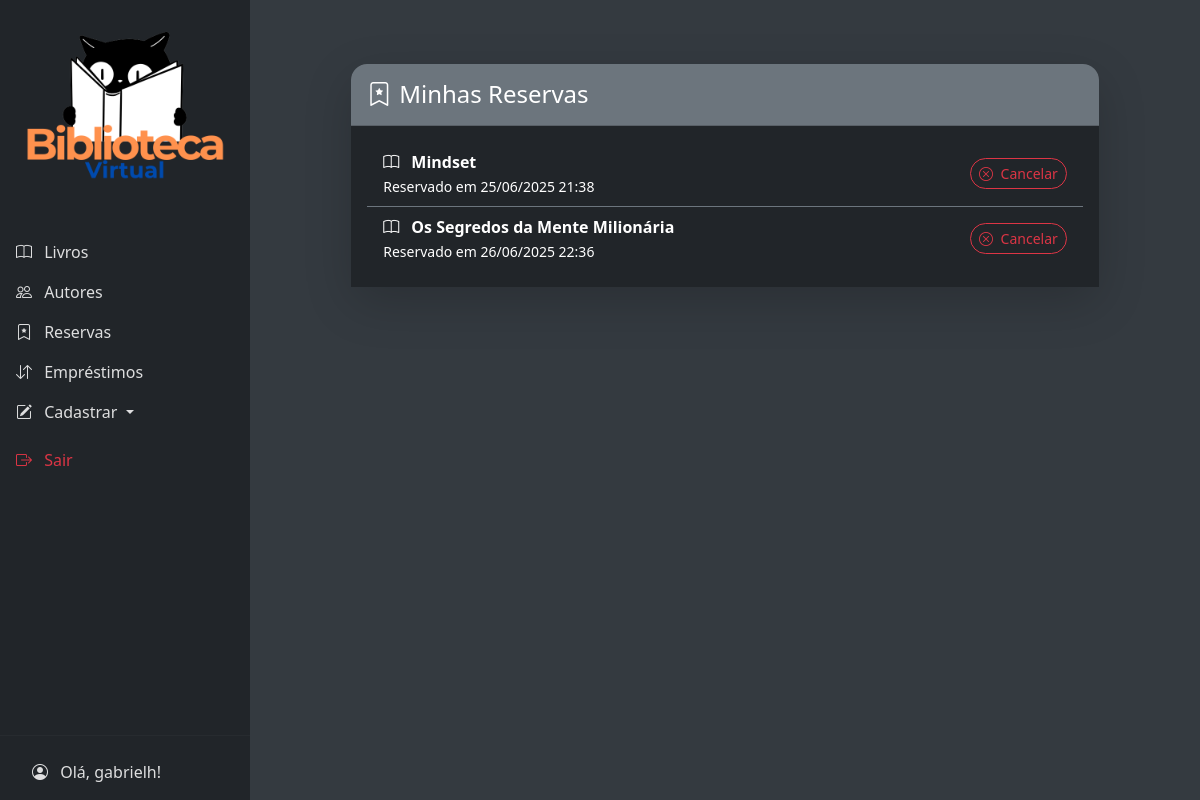
Page /reservas/ (signed in) on the committed database.
### biblioteca/models.py (models this page shows, shortened)
class Usuario(AbstractUser):
    TIPOS = [
        ('aluno', 'Aluno'),
        ('admin', 'Administrador'),
    ]
    tipo = models.CharField(max_length=10, choices=TIPOS, default='aluno')
    email = models.EmailField(unique=True)

class Reserva(models.Model):
    livro = models.ForeignKey(Livro, on_delete=models.CASCADE)
    usuario = models.ForeignKey(Usuario, on_delete=models.CASCADE)
    data_reserva = models.DateTimeField(auto_now_add=True)
    ativa = models.BooleanField(default=True)

class Livro(models.Model):
    GENEROS = [
        ('Ficção', 'Ficção'),
        ('Não Ficção', 'Não Ficção'),
        ('Infantil', 'Infantil'),
        ('Acadêmico', 'Acadêmico'),
    ]
    titulo = models.CharField(max_length=200, unique=True)
    genero = models.CharField(max_length=20, choices=GENEROS)
    quantidade = models.PositiveIntegerField(default=1)
    autores = models.ManyToManyField(Autor, related_name='livros')  # <-- aqui
    capa = models.ImageField(upload_to='capas/', blank=True, null=True)
    data_cadastro = models.DateTimeField(auto_now_add=True)

### biblioteca/views.py (the view)
# urls.py: path('reservas/', ReservaListView.as_view(), name='reserva-lista'),
class ReservaListView(LoginRequiredMixin, generic.ListView):
    model = Reserva
    template_name = 'reservas/lista.html'
    context_object_name = 'reservas'
    def get_queryset(self):
        return Reserva.objects.filter(usuario=self.request.user, ativa=True).select_related('livro')

### biblioteca/templates/reservas/lista.html (shortened to what this page needs)
{% extends 'base.html' %}
{% block content %}
<div class="container py-5">
    <div class="row justify-content-center mb-4">
        <div class="col-md-10">
            <div class="card bg-dark text-white shadow-lg border-0 rounded-4">
                <div class="card-header bg-secondary text-white rounded-top-4 py-3">
                    <h4 class="mb-0 d-flex align-items-center">
                        <i class="bi bi-bookmark-star me-2 fs-4"></i> Minhas Reservas
                    </h4>
                </div>
                <div class="card-body bg-dark">
                    {% if reservas %}
                        <ul class="list-group list-group-flush">
                            {% for reserva in reservas %}
                                <li class="list-group-item bg-dark text-white d-flex justify-content-between align-items-center border-secondary">
                                    <div>
                                        <i class="bi bi-book me-2"></i>
                                        <strong>{{ reserva.livro.titulo }}</strong><br>
                                        <small class="text-white">Reservado em {{ reserva.data_reserva|date:"d/m/Y H:i" }}</small>
                                    </div>
                                    <form method="post" action="{% url 'reserva-cancelar' reserva.pk %}">
                                        <button type="submit" class="btn btn-outline-danger btn-sm rounded-pill">
                                            <i class="bi bi-x-circle me-1"></i> Cancelar
                                        </button>
                                    </form>
                                </li>
                            {% endfor %}
                        </ul>
                    {% else %}
                        <div class="text-center text-muted py-3">
                            <i class="bi bi-info-circle me-2"></i> Nenhuma reserva ativa.
                        </div>
                    {% endif %}
                </div>
            </div>
        </div>
    </div>
</div>
{% endblock %}

### biblioteca/templates/base.html (shortened to what this page needs)
{% load static %}
<!DOCTYPE html>
<html lang="pt-br">
<head>
    <link href="https://cdn.jsdelivr.net/npm/bootstrap@5.3.0/dist/css/bootstrap.min.css" rel="stylesheet">
    <link href="https://cdn.jsdelivr.net/npm/bootstrap-icons@1.10.5/font/bootstrap-icons.css" rel="stylesheet">
</head>
<body>
    <nav class="sidebar d-flex flex-column">
        <a class="navbar-brand" href="{% url 'livro-lista' %}">
            <img src="{% static 'images/logoTeste5.png' %}" alt="Logo" style="max-width: 200px; height: auto;">
        </a>
        <ul class="nav nav-pills flex-column mb-auto">
            <li class="nav-item">
                <a class="nav-link" href="{% url 'livro-lista' %}">
                    <i class="bi bi-book me-2"></i> Livros
                </a>
            </li>
            <li class="nav-item">
                <a class="nav-link" href="{% url 'autor-lista' %}">
                    <i class="bi bi-people me-2"></i> Autores
                </a>
            </li>
            <li class="nav-item">
                <a class="nav-link" href="{% url 'reserva-lista' %}">
                    <i class="bi bi-bookmark-star me-2"></i> Reservas
                </a>
            </li>
            <li class="nav-item">
                <a class="nav-link" href="{% url 'emprestimo-lista' %}">
                    <i class="bi bi-arrow-down-up me-2"></i> Empréstimos
                </a>
            </li>
            {% if user.is_authenticated %}
            <li class="nav-item dropdown">
                <a class="nav-link dropdown-toggle" href="#" id="cadastroDropdown" role="button" data-bs-toggle="dropdown" aria-expanded="false">
                    <i class="bi bi-pencil-square me-2"></i> Cadastrar
                </a>
            </li>
            <li class="nav-item mt-3 px-3">
                <form method="post" action="{% url 'logout' %}">
                    <button type="submit" class="btn btn-link nav-link text-danger p-0">
                        <i class="bi bi-box-arrow-right me-2"></i> Sair
                    </button>
                </form>
            </li>
            {% endif %}
        </ul>
        <hr style="border-color: rgba(255,255,255,0.1);">
        <ul class="nav flex-column px-3">
            {% if user.is_authenticated %}
                <li class="nav-item mb-2">
                    <span class="nav-link disabled">
                        <i class="bi bi-person-circle me-2"></i> Olá, {{ user.username }}!
                    </span>
                </li>
            {% else %}
                <li class="nav-item">
                    <a class="nav-link" href="{% url 'login' %}">
                        <i class="bi bi-box-arrow-in-right me-2"></i> Entrar
                    </a>
                </li>
            {% endif %}
        </ul>
    </nav>
    <main class="container">
        {% block content %}
        {% endblock %}
    </main>
</body>
</html>

### biblioteca/templates/base.html (style rules this page uses)
body { background-color: #343a40; margin: 0; padding-left: 250px; }
.sidebar { position: fixed; top: 0; left: 0; height: 100vh; width: 250px; padding-top: 1rem; background-color: #212529; color: white; overflow-y: auto; justify-content: center; }
.sidebar .nav-link, .sidebar .dropdown-menu a.dropdown-item { color: rgba(255,255,255,.85); }
.sidebar .navbar-brand { margin-bottom: 1rem; display: flex; justify-content: center; align-items: center; width: 100%; }
.sidebar .navbar-brand img { max-width: 180px; height: auto; }
main.container { padding-top: 1rem; }

### rows in the picture
Usuario: username "gabrielh"
Reserva: livro.titulo "Mindset", data_reserva "25/06/2025 21:38"
Reserva: livro.titulo "Os Segredos da Mente Milionária", data_reserva "26/06/2025 22:36"
